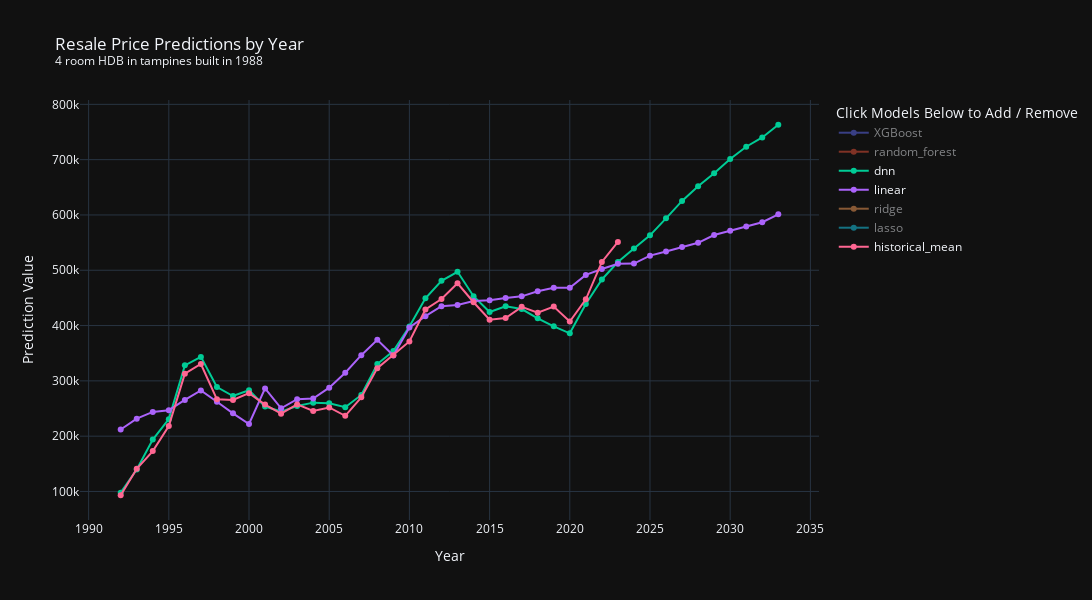

Notebook source saved alongside this figure:
### Markdown cell above
# Results 
All models seem to be tracking closely with the historical mean resale prices until about 2023. This is no surprise since they were trained on historical data up until that point. It is however a visual confirmation that all these models have been appropriately trained and validated. When examining the predictions made by the models past 2023, there is a clear predictive divergence in the models when extrapolating.

- XGBoost & Random Forest
  - Post-2023, XGBoost projections flatten.
  - This indicates that it might not be capturing potential future trends.
  - XGBoost and random forest models follow similar trends and are closer to each other than to the other models. 
  - This suggests that tree-based models capture similar nonlinear patterns in the data.
- Linear, Ridge, & Lasso
  - All three models show a similar trajectory.
  - Explained by the linear nature of these models - ridge and lasso being regularized versions of linear regression.
  - No significant difference between the ridge and lasso predictions indicates that both L1 & L2 regularization results in a similar penalization (not statistically significant). 
  - Predictions rise more conservatively, implying less sensitivity to recent trends 
  - Possibly not capturing complex nonlinear relationships effectively.
- DNN - Dense Neural Network
  - Post-2023, predictions show an aggressive upward trend suggesting it may be capturing complex nonlinear patterns that anticipate future growth.
  - This is closer to what one may expect property trends to be in the future. 
  - Higher predictions could be due to DNN model giving a different sensitivity to the features it's been trained on.

### Code cell
# Plot results with plotly to allow interactivity
test_results_melt = test_results.melt(id_vars = 'sold_year', var_name = 'Model', value_name = 'Value')

fig = px.line(test_results_melt, x = 'sold_year', y = 'Value', color = 'Model',
              markers = True, title = f'Resale Price Predictions by Year <br><sup>{test_df["flat_type"][0].lower()} HDB in {test_df["town"][0].lower()} built in {test_df["lease_commence_date"][0]}</sup>',
              template = 'plotly_dark')
fig.update_layout(xaxis_title = 'Year', yaxis_title = 'Prediction Value',
                  legend_title = 'Click Models Below to Add / Remove', width = n_models * 200, height = n_models * 100)
fig.update_traces(visible="legendonly")
fig.data[2].visible = True # dnn
fig.data[3].visible = True # linear
fig.data[6].visible = True # historical mean
fig.show()

### Figure 1 — Plotly figure (JSON) as saved in the notebook; plotly's stock layout.template omitted (floating-point values rounded to 4 significant figures)
{"data": [{"hovertemplate": "Model=XGBoost<br>sold_year=%{x}<br>Value=%{y}<extra></extra>", "legendgroup": "XGBoost", "line": {"color": "#636efa", "dash": "solid"}, "marker": {"symbol": "circle"}, "mode": "markers+lines", "name": "XGBoost", "orientation": "v", "showlegend": true, "type": "scatter", "visible": "legendonly", "x": [1992, 1993, 1994, 1995, 1996, 1997, 1998, 1999, 2000, 2001, 2002, 2003, 2004, 2005, 2006, 2007, 2008, 2009, 2010, 2011, 2012, 2013, 2014, 2015, 2016, 2017, 2018, 2019, 2020, 2021, 2022, 2023, 2024, 2025, 2026, 2027, 2028, 2029, 2030, 2031, 2032, 2033], "xaxis": "x", "y": [103500.0, 161800.0, 196700.0, 228600.0, 322400.0, 339600.0, 265700.0, 258600.0, 270400.0, 259400.0, 254800.0, 258800.0, 259500.0, 253000.0, 255500.0, 282800.0, 338200.0, 343600.0, 399500.0, 438600.0, 459200.0, 469800.0, 445200.0, 434300.0, 431400.0, 431100.0, 431700.0, 425400.0, 433400.0, 448000.0, 500200.0, 529600.0, 509000.0, 521800.0, 521800.0, 518500.0, 509900.0, 504500.0, 504500.0, 503000.0, 503500.0, 503500.0], "yaxis": "y"}, {"hovertemplate": "Model=random_forest<br>sold_year=%{x}<br>Value=%{y}<extra></extra>", "legendgroup": "random_forest", "line": {"color": "#EF553B", "dash": "solid"}, "marker": {"symbol": "circle"}, "mode": "markers+lines", "name": "random_forest", "orientation": "v", "showlegend": true, "type": "scatter", "visible": "legendonly", "x": [1992, 1993, 1994, 1995, 1996, 1997, 1998, 1999, 2000, 2001, 2002, 2003, 2004, 2005, 2006, 2007, 2008, 2009, 2010, 2011, 2012, 2013, 2014, 2015, 2016, 2017, 2018, 2019, 2020, 2021, 2022, 2023, 2024, 2025, 2026, 2027, 2028, 2029, 2030, 2031, 2032, 2033], "xaxis": "x", "y": [98203, 156210, 193295, 228200.0, 312630, 346735, 284400.0, 288425, 286876, 257000.0, 244800.0, 249562, 253760, 246005, 249940, 273018, 357620, 364460, 419100.0, 482700, 491400.0, 496300.0, 483400.0, 435700.0, 451900.0, 456000.0, 450700.0, 442500.0, 438400.0, 461000.0, 534300.0, 568400.0, 541200.0, 552100.0, 550500.0, 550000.0, 547000.0, 553200.0, 557200.0, 560500.0, 561000.0, 560400.0], "yaxis": "y"}, {"hovertemplate": "Model=dnn<br>sold_year=%{x}<br>Value=%{y}<extra></extra>", "legendgroup": "dnn", "line": {"color": "#00cc96", "dash": "solid"}, "marker": {"symbol": "circle"}, "mode": "markers+lines", "name": "dnn", "orientation": "v", "showlegend": true, "type": "scatter", "visible": true, "x": [1992, 1993, 1994, 1995, 1996, 1997, 1998, 1999, 2000, 2001, 2002, 2003, 2004, 2005, 2006, 2007, 2008, 2009, 2010, 2011, 2012, 2013, 2014, 2015, 2016, 2017, 2018, 2019, 2020, 2021, 2022, 2023, 2024, 2025, 2026, 2027, 2028, 2029, 2030, 2031, 2032, 2033], "xaxis": "x", "y": [97820.0, 139800.0, 193900.0, 230800.0, 328000.0, 343300.0, 288900.0, 272600.0, 283000.0, 253600.0, 244500.0, 254600.0, 260600.0, 259400.0, 252300.0, 274600.0, 330400.0, 353800.0, 398400.0, 449400.0, 480800.0, 497176, 453100.0, 424400.0, 435000.0, 429800.0, 413100.0, 398600.0, 386000.0, 439100.0, 483400.0, 514800.0, 539300.0, 563200.0, 593821, 625400.0, 651800.0, 675500.0, 701200.0, 723300.0, 740200.0, 763100.0], "yaxis": "y"}, {"hovertemplate": "Model=linear<br>sold_year=%{x}<br>Value=%{y}<extra></extra>", "legendgroup": "linear", "line": {"color": "#ab63fa", "dash": "solid"}, "marker": {"symbol": "circle"}, "mode": "markers+lines", "name": "linear", "orientation": "v", "showlegend": true, "type": "scatter", "visible": true, "x": [1992, 1993, 1994, 1995, 1996, 1997, 1998, 1999, 2000, 2001, 2002, 2003, 2004, 2005, 2006, 2007, 2008, 2009, 2010, 2011, 2012, 2013, 2014, 2015, 2016, 2017, 2018, 2019, 2020, 2021, 2022, 2023, 2024, 2025, 2026, 2027, 2028, 2029, 2030, 2031, 2032, 2033], "xaxis": "x", "y": [212000.0, 231600.0, 243900.0, 246900.0, 265600.0, 282600.0, 262200.0, 241200.0, 222000.0, 286400.0, 250400.0, 266800.0, 268200.0, 287700.0, 314700.0, 346500.0, 374200.0, 345800.0, 396600.0, 417100.0, 434900.0, 437200.0, 444300.0, 445700.0, 450000.0, 452900.0, 462100.0, 468200.0, 468400.0, 491600.0, 502300.0, 511800.0, 512000.0, 526400.0, 533900.0, 542000.0, 549600.0, 563800.0, 571300.0, 579300.0, 586900.0, 601100.0], "yaxis": "y"}, {"hovertemplate": "Model=ridge<br>sold_year=%{x}<br>Value=%{y}<extra></extra>", "legendgroup": "ridge", "line": {"color": "#FFA15A", "dash": "solid"}, "marker": {"symbol": "circle"}, "mode": "markers+lines", "name": "ridge", "orientation": "v", "showlegend": true, "type": "scatter", "visible": "legendonly", "x": [1992, 1993, 1994, 1995, 1996, 1997, 1998, 1999, 2000, 2001, 2002, 2003, 2004, 2005, 2006, 2007, 2008, 2009, 2010, 2011, 2012, 2013, 2014, 2015, 2016, 2017, 2018, 2019, 2020, 2021, 2022, 2023, 2024, 2025, 2026, 2027, 2028, 2029, 2030, 2031, 2032, 2033], "xaxis": "x", "y": [212000.0, 231600.0, 243900.0, 246900.0, 265500.0, 282600.0, 262200.0, 241200.0, 222000.0, 286400.0, 250300.0, 266800.0, 268100.0, 287700.0, 314700.0, 346400.0, 374200.0, 345800.0, 396600.0, 417000.0, 434900.0, 437200.0, 444300.0, 445700.0, 450000.0, 452800.0, 462100.0, 468200.0, 468400.0, 491600.0, 502400.0, 511800.0, 512100.0, 526500.0, 534000.0, 542000.0, 549600.0, 563800.0, 571300.0, 579400.0, 587000.0, 601200.0], "yaxis": "y"}, {"hovertemplate": "Model=lasso<br>sold_year=%{x}<br>Value=%{y}<extra></extra>", "legendgroup": "lasso", "line": {"color": "#19d3f3", "dash": "solid"}, "marker": {"symbol": "circle"}, "mode": "markers+lines", "name": "lasso", "orientation": "v", "showlegend": true, "type": "scatter", "visible": "legendonly", "x": [1992, 1993, 1994, 1995, 1996, 1997, 1998, 1999, 2000, 2001, 2002, 2003, 2004, 2005, 2006, 2007, 2008, 2009, 2010, 2011, 2012, 2013, 2014, 2015, 2016, 2017, 2018, 2019, 2020, 2021, 2022, 2023, 2024, 2025, 2026, 2027, 2028, 2029, 2030, 2031, 2032, 2033], "xaxis": "x", "y": [211900.0, 231500.0, 243800.0, 246900.0, 265500.0, 282600.0, 262100.0, 241100.0, 221900.0, 286300.0, 250200.0, 266700.0, 268000.0, 287600.0, 314600.0, 346400.0, 374100.0, 345700.0, 396500.0, 416900.0, 434800.0, 437100.0, 444200.0, 445600.0, 449800.0, 452700.0, 462000.0, 468100.0, 468200.0, 491500.0, 502300.0, 511700.0, 511900.0, 526300.0, 533800.0, 541900.0, 549500.0, 563700.0, 571200.0, 579300.0, 586900.0, 601100.0], "yaxis": "y"}, {"hovertemplate": "Model=historical_mean<br>sold_year=%{x}<br>Value=%{y}<extra></extra>", "legendgroup": "historical_mean", "line": {"color": "#FF6692", "dash": "solid"}, "marker": {"symbol": "circle"}, "mode": "markers+lines", "name": "historical_mean", "orientation": "v", "showlegend": true, "type": "scatter", "visible": true, "x": [1992, 1993, 1994, 1995, 1996, 1997, 1998, 1999, 2000, 2001, 2002, 2003, 2004, 2005, 2006, 2007, 2008, 2009, 2010, 2011, 2012, 2013, 2014, 2015, 2016, 2017, 2018, 2019, 2020, 2021, 2022, 2023, 2024, 2025, 2026, 2027, 2028, 2029, 2030, 2031, 2032, 2033], "xaxis": "x", "y": [93160.0, 140900.0, 173100.0, 218200.0, 313000.0, 330500.0, 266600.0, 265400.0, 277700.0, 257200.0, 240700.0, 257400.0, 245600.0, 251900.0, 236700.0, 270200.0, 323030, 346300.0, 371300.0, 429000.0, 448000.0, 476400, 442200.0, 410700.0, 413600.0, 433900.0, 423200.0, 434300.0, 407400.0, 447400.0, 515100.0, 551298, null, null, null, null, null, null, null, null, null, null], "yaxis": "y"}], "layout": {"height": 600, "legend": {"title": {"text": "Click Models Below to Add / Remove"}, "tracegroupgap": 0}, "title": {"text": "Resale Price Predictions by Year <br><sup>4 room HDB in tampines built in 1988</sup>"}, "width": 1200, "xaxis": {"anchor": "y", "domain": [0, 1], "title": {"text": "Year"}}, "yaxis": {"anchor": "x", "domain": [0, 1], "title": {"text": "Prediction Value"}}}}
